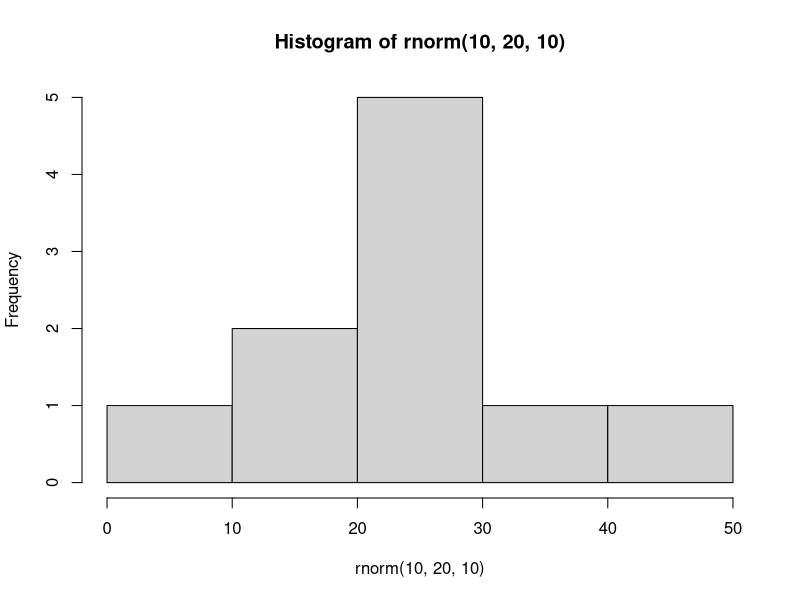
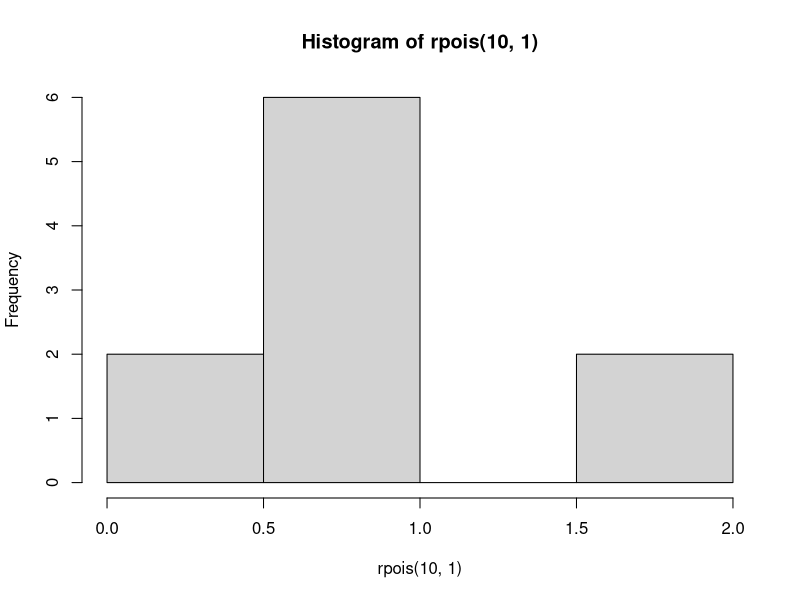
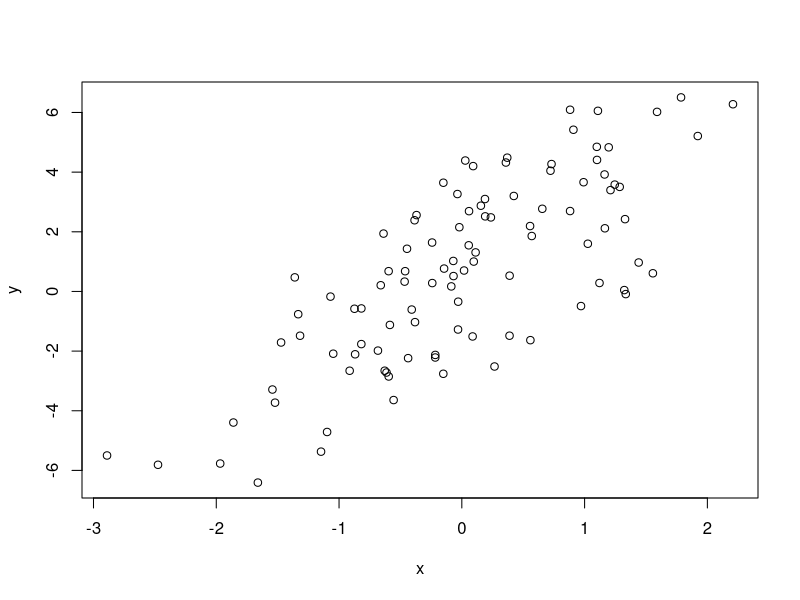
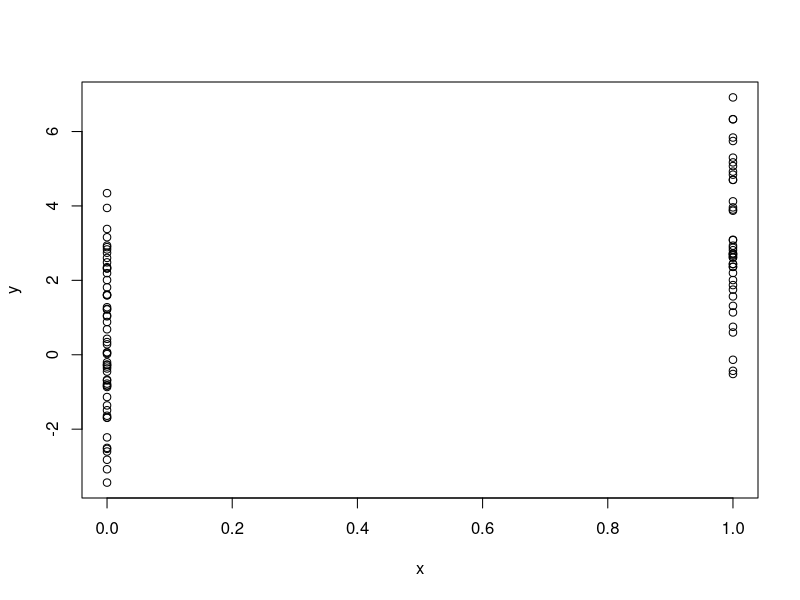
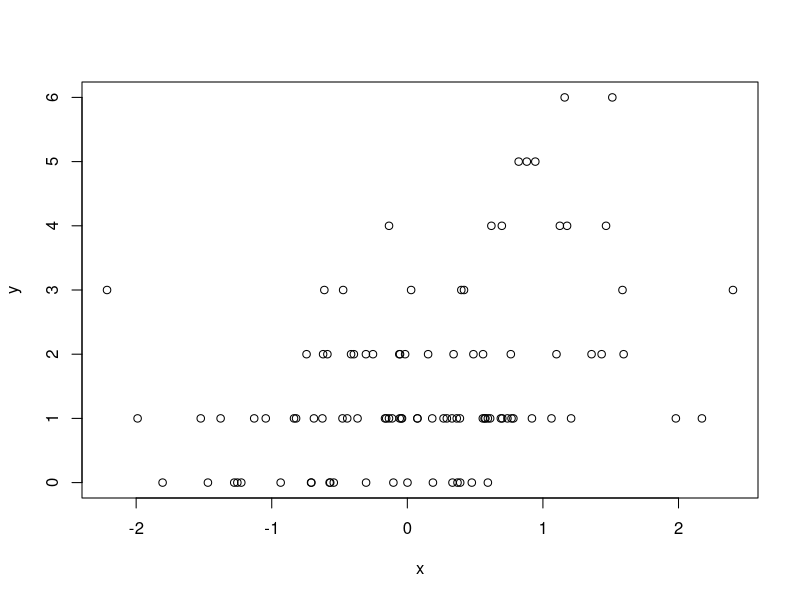

Generate these figures, in order, with R:
## Simulation

# rnorm generates random numbers in a normal distribution
# runif generates random numbers in a uniform distribution


# Simulation
rnorm(10)
hist(rnorm(10,20,10))
set.seed(1)      # to reproduce the random numbers
rnorm(10)

# poisson  lamda is average number of eveents per interval  https://en.wikipedia.org/wiki/Poisson_distribution
rpois(10,1)       
hist(rpois(10,1))
ppois(2,2)  # cummulaltive [1] 0.6766764  if the rate is 2, probability of a variable of 2 or less
ppois(4,2)  # cummulaltive [1] 0.947347  if the rate is 2, probability of a variable of 4 or less

# simulation of a linear model
set.seed(20)
x <- rnorm(100)
e <- rnorm(100, 0, 2)  # error
y <- 0.5 + 2 * x + e
summary(y)
plot(x,y)

# simulation of a binary linear model
set.seed(20)
x <- rbinom(100, 1, 0.5)  # binary distribution
e <- rnorm(100, 0, 2)
y <- 0.5 + 2 * x + e
summary(y)
plot(x,y)

# simulation of poisson linear model
set.seed(1)
x <- rnorm(100)
log.mu <- 0.5 + 0.3 * x
y <- rpois(100, exp(log.mu))
summary(y)
plot(x,y)

# random sampling
set.seed(1)
sample(1:10,4)
sample(letters, 5)
sample(1:10)  ##permutation
sample(1:10)
sample(1:10, replace=TRUE)  ## Sample w/replacement
